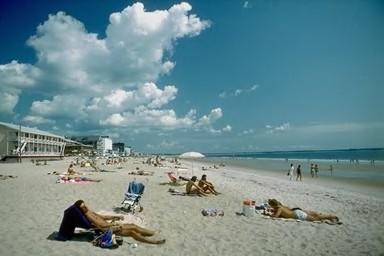
%> input picture Matlab Files/cbir/ImageRetrieval/images/102.jpg, 384 x 256 px
$ octave --eval "result = waveletTransform(imread('images/102.jpg'));"   (GNU Octave 9; MATLAB toolbox functions it lacks are replaced by stand-ins)
%> lines starting %> are read from the running program, lines starting %| are printed output that depends on the picture
function waveletMoments = waveletTransform(image)
% input: image to process and extract wavelet coefficients from
% output: 1x20 feature vector containing the first 2 moments of wavelet
% coefficients

imgGray = double(rgb2gray(image))/255;
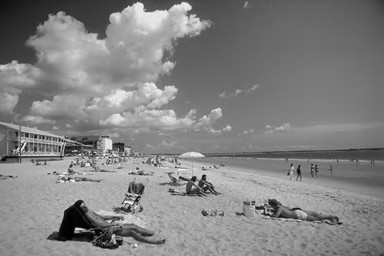
%> imgGray: size 256x384 double; min 0, max 0.976, mean 0.51
imgGray = imresize(imgGray, [256 256]);
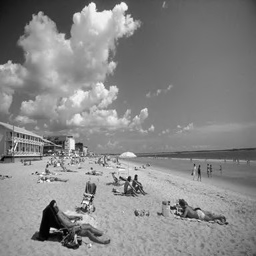
%> imgGray: size 256x256 double; min -0.00474, max 0.959, mean 0.51; drawn with min black and max white

coeff_1 = dwt2(imgGray', 'coif1');
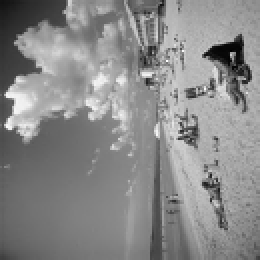
%> coeff_1: size 130x130 double (shown 2 times larger); min -0.032, max 1.9, mean 1.01; drawn with min black and max white
coeff_2 = dwt2(coeff_1, 'coif1');
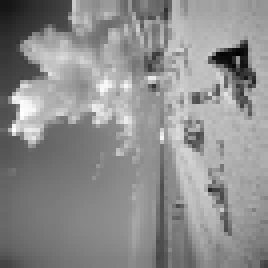
%> coeff_2: size 67x67 double (shown 4 times larger); min -0.103, max 3.66, mean 2; drawn with min black and max white
coeff_3 = dwt2(coeff_2, 'coif1');
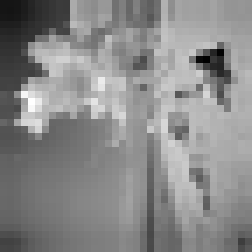
%> coeff_3: size 36x36 double (shown 7 times larger); min -0.183, max 7.35, mean 3.89; drawn with min black and max white
coeff_4 = dwt2(coeff_3, 'coif1');
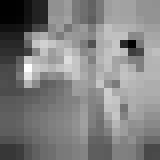
%> coeff_4: size 20x20 double (shown 8 times larger); min 0.872, max 13.84, mean 7.43; drawn with min black and max white

% construct the feaute vector
meanCoeff = mean(coeff_4);
%> meanCoeff = 20 values, max 9.52 at index 15, min 3.8 at index 2, mean 7.43
stdCoeff = std(coeff_4);
%> stdCoeff = 20 values, max 3.36 at index 4, min 0.976 at index 11, mean 1.74

waveletMoments = [meanCoeff stdCoeff];
%> waveletMoments = 40 values, max 9.52 at index 15, min 0.976 at index 31, mean 4.58
%> `result = waveletTransform(imread('images/102.jpg'));`: result has the same summary as waveletMoments in waveletTransform

end

$ run again, on Matlab Files/cbir/ImageRetrieval/images/105.jpg
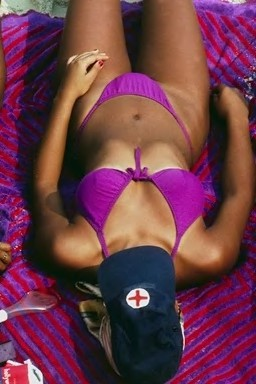
%> input picture Matlab Files/cbir/ImageRetrieval/images/105.jpg, 256 x 384 px
%> in waveletTransform, `coeff_2 = dwt2(coeff_1, 'coif1');`:
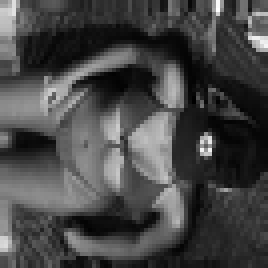
%> coeff_2: size 67x67 double (shown 4 times larger); min 0.163, max 3.87, mean 1.19; drawn with min black and max white
%> in waveletTransform, `coeff_4 = dwt2(coeff_3, 'coif1');`:
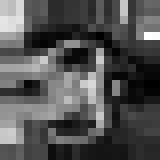
%> coeff_4: size 20x20 double (shown 8 times larger); min 1.03, max 13.13, mean 4.92; drawn with min black and max white
%> meanCoeff = 20 values, max 7.95 at index 1, min 3.01 at index 17, mean 4.92
%> stdCoeff = 20 values, max 3.04 at index 12, min 0.942 at index 17, mean 2.32
%> waveletMoments = 40 values, max 7.95 at index 1, min 0.942 at index 37, mean 3.62
%> result has the same summary as waveletMoments in waveletTransform

$ run again, on Matlab Files/cbir/ImageRetrieval/images/118.jpg
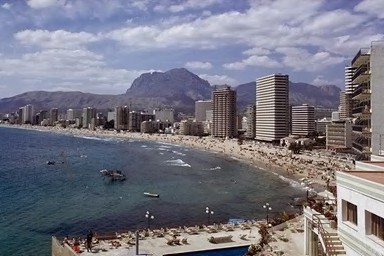
%> input picture Matlab Files/cbir/ImageRetrieval/images/118.jpg, 384 x 256 px
%> in waveletTransform, `coeff_2 = dwt2(coeff_1, 'coif1');`:
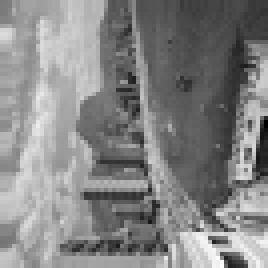
%> coeff_2: size 67x67 double (shown 4 times larger); min -0.1, max 3.73, mean 1.9; drawn with min black and max white
%> in waveletTransform, `coeff_4 = dwt2(coeff_3, 'coif1');`:
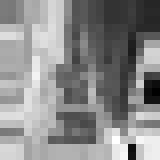
%> coeff_4: size 20x20 double (shown 8 times larger); min 1.19, max 13.17, mean 7.73; drawn with min black and max white
%> meanCoeff = 20 values, max 10.66 at index 5, min 5.28 at index 17, mean 7.73
%> stdCoeff = 20 values, max 4.05 at index 20, min 0.744 at index 6, mean 2.08
%> waveletMoments = 40 values, max 10.66 at index 5, min 0.744 at index 26, mean 4.91
%> result has the same summary as waveletMoments in waveletTransform

$ run again, on Matlab Files/cbir/ImageRetrieval/images/124.jpg
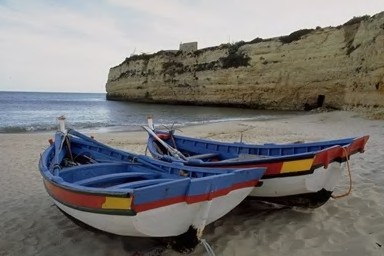
%> input picture Matlab Files/cbir/ImageRetrieval/images/124.jpg, 384 x 256 px
%> in waveletTransform, `imgGray = imresize(imgGray, [256 256]);`:
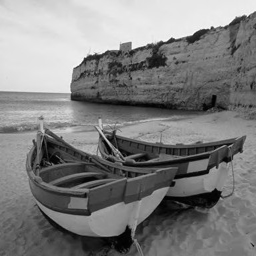
%> imgGray: size 256x256 double; min -0.0023, max 0.941, mean 0.467; drawn with min black and max white
%> in waveletTransform, `coeff_4 = dwt2(coeff_3, 'coif1');`:
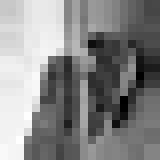
%> coeff_4: size 20x20 double (shown 8 times larger); min 1.11, max 14.41, mean 8.16; drawn with min black and max white
%> meanCoeff = 20 values, max 13.19 at index 3, min 5.13 at index 18, mean 8.16
%> stdCoeff = 20 values, max 3.87 at index 7, min 0.731 at index 3, mean 2.12
%> waveletMoments = 40 values, max 13.19 at index 3, min 0.731 at index 23, mean 5.14
%> result has the same summary as waveletMoments in waveletTransform
